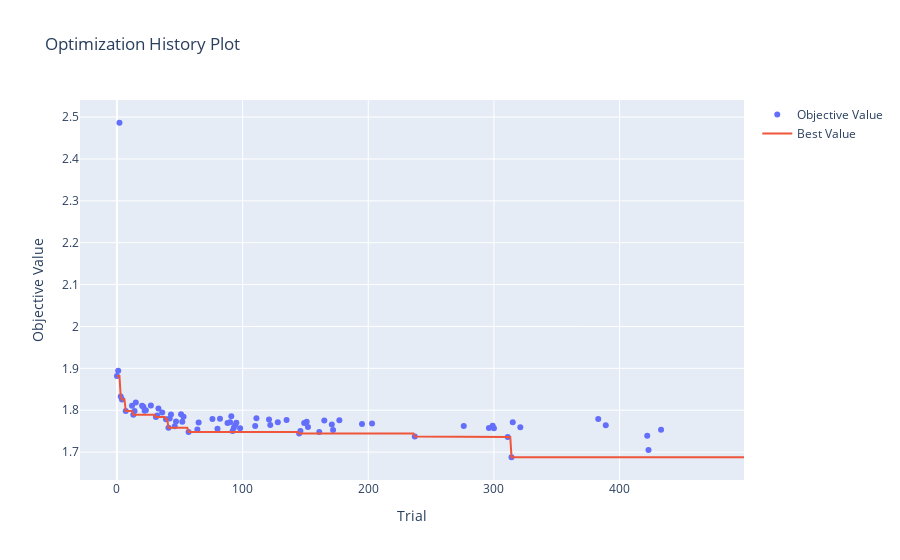

Write notebook code for a chart like this one.
### Code cell
fig = optuna.visualization.plot_optimization_history(study)
fig.show()

### Figure 1 — Plotly figure (JSON) as saved in the notebook; plotly's stock layout.template omitted (floating-point values rounded to 4 significant figures; data arrays with more than 128 entries replaced by an {"elided": "..."} marker saying what was removed)
{"data": [{"mode": "markers", "name": "Objective Value", "type": "scatter", "x": [0, 1, 2, 3, 4, 7, 12, 13, 14, 15, 20, 21, 22, 23, 27, 31, 32, 33, 36, 39, 41, 42, 43, 46, 47, 51, 52, 53, 57, 64, 65, 76, 80, 82, 88, 90, 91, 92, 93, 94, 95, 98, 110, 111, 121, 122, 128, 135, 145, 146, 149, 151, 152, 161, 165, 171, 172, 177, 195, 203, 237, 276, 296, 299, 300, 311, 314, 315, 321, 383, 388, 389, 422, 423, 433], "y": [1.882, 1.894, 2.486, 1.833, 1.826, 1.798, 1.811, 1.789, 1.798, 1.818, 1.811, 1.808, 1.799, 1.8, 1.811, 1.784, 1.787, 1.804, 1.794, 1.779, 1.758, 1.78, 1.789, 1.762, 1.773, 1.79, 1.773, 1.784, 1.748, 1.754, 1.771, 1.779, 1.756, 1.78, 1.769, 1.771, 1.785, 1.75, 1.758, 1.764, 1.77, 1.757, 1.762, 1.781, 1.778, 1.765, 1.771, 1.777, 1.744, 1.75, 1.769, 1.772, 1.76, 1.748, 1.775, 1.766, 1.753, 1.776, 1.767, 1.768, 1.737, 1.762, 1.758, 1.763, 1.757, 1.736, 1.688, 1.771, 1.759, 1.779, null, 1.764, 1.739, 1.705, 1.753]}, {"mode": "lines", "name": "Best Value", "type": "scatter", "x": {"elided": "500 int values"}, "y": {"elided": "500 float values"}}, {"marker": {"color": "#cccccc"}, "mode": "markers", "name": "Infeasible Trial", "showlegend": false, "type": "scatter", "x": [], "y": []}], "layout": {"title": {"text": "Optimization History Plot"}, "xaxis": {"title": {"text": "Trial"}}, "yaxis": {"title": {"text": "Objective Value"}}}}
